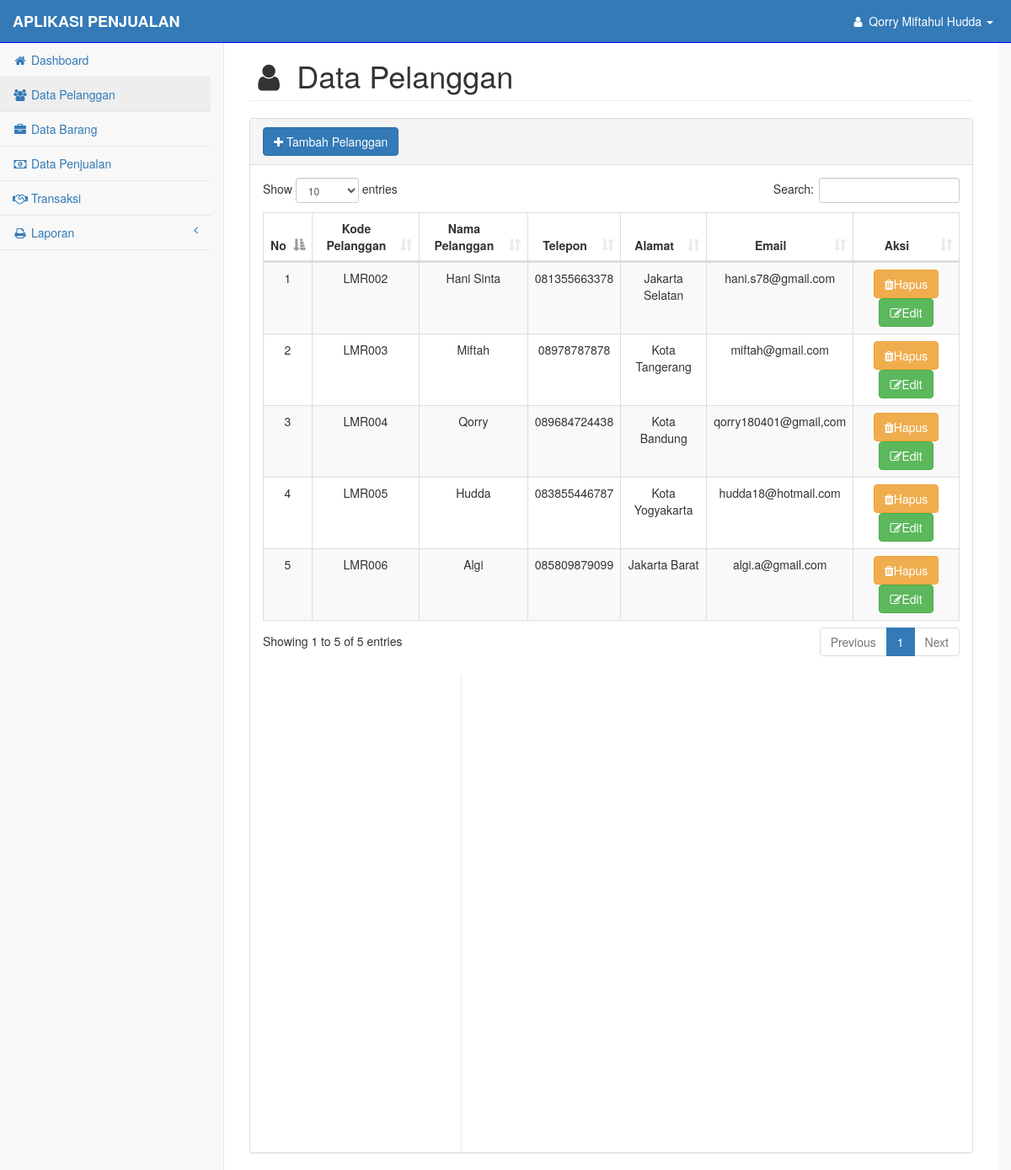
/pages/pelanggan.php (signed in), run on the app's committed database.
### tables this page shows
CREATE TABLE `user` (
  `kode_user` varchar(10) NOT NULL,
  `nama_user` varchar(35) NOT NULL,
  `username` varchar(35) NOT NULL,
  `password` varchar(200) NOT NULL
);

CREATE TABLE `pelanggan` (
  `kode_pelanggan` varchar(10) NOT NULL,
  `nama_pelanggan` varchar(35) NOT NULL,
  `telepon` varchar(15) NOT NULL,
  `alamat` varchar(50) NOT NULL,
  `email` varchar(35) NOT NULL
);

### pages/functions.php (called while the page is built, shortened)
<?php
$koneksi = mysqli_connect("localhost", "root", "" ,"penjualankacafilm");
function query($query){
    global $koneksi;
    $result= mysqli_query ($koneksi, $query);
    $rows=[];
    while ($row=mysqli_fetch_assoc($result)){
        $rows[]=$row;
    }
    return $rows;
}
?>

### pages/pelanggan.php (the view, shortened to what this page needs)
<?php
require 'functions.php';
$nama_user=query("SELECT * FROM user WHERE kode_user = '$_SESSION[kode_user]' ");
$pelanggan = query("SELECT * FROM pelanggan");
?>
<!DOCTYPE html>
<html lang="en">
    <head>
        <link href="../css/bootstrap.min.css" rel="stylesheet">
        <link href="../css/metisMenu.min.css" rel="stylesheet">
        <link href="../css/timeline.css" rel="stylesheet">
        <link href="../css/startmin.css" rel="stylesheet">
        <link href="../css/morris.css" rel="stylesheet">
         <link href="../css/dataTables/dataTables.bootstrap.css" rel="stylesheet">
        <link href="../css/dataTables/dataTables.responsive.css" rel="stylesheet">
        <link href="../css/font-awesome.min.css" rel="stylesheet" type="text/css">
    </head>
    <body>
        <div id="wrapper">
            <nav class="navbar navbar-inverse navbar-fixed-top" role="navigation" >
                <div class="navbar-header">
                    <a class="navbar-brand" style="color:white;" href="#">APLIKASI PENJUALAN</a>
                </div>
                <ul class="nav navbar-right navbar-top-links">
                    <li class="dropdown">
                        <a class="dropdown-toggle" data-toggle="dropdown" href="#" style="color:white;">
                            <i class="fa fa-user fa-fw"></i>
                            <?php foreach ($nama_user as $user) : ?>
                                <?php echo $user["nama_user"]; ?>
                                <?php endforeach; ?>
                            <b class="caret"></b>
                        </a>
                    </li>
                </ul>
                <div class="navbar-default sidebar" role="navigation">
                    <div class="sidebar-nav navbar-collapse">
                        <ul class="nav" id="side-menu">
                            <li>
                                <a href="index.php"><i class="fa fa-home fa-fw"></i> Dashboard</a>
                            </li>
                            <li>
                                <a href="pelanggan.php"><i class="fa fa-users fa-fw"></i> Data Pelanggan</a>
                            </li>
                            <li>
                                <a href="barang.php"><i class="fa fa-briefcase fa-fw"></i> Data Barang</a>
                            </li>
                            <li>
                                <a href="jual.php"><i class="fa fa-money fa-fw"></i> Data Penjualan</a>
                            </li>
                            <li>
                                <a href="transaksi.php"><i class="fa fa-handshake-o fa-fw"></i> Transaksi</a>
                            </li>
                            <li>
                                <a href="#"><i class="fa fa-print fa-fw"></i> Laporan<span class="fa arrow"></span></a>
                            </li>
                        </ul>
                    </div>
                </div>
            </nav>
            <div class="container-fluid">
                    <div id="page-wrapper">
                <div class="container-fluid">
                    <div class="row">
                        <div class="col-lg-12">
                            <h1 class="page-header"><i class="fa fa-user fa-fw"></i> Data Pelanggan</h1>
                        </div>
                    </div>
                    <div class="row">
                        <div class="col-lg-12">
                            <div class="panel panel-default">
                                <div class="panel-heading">
                                    <a href="pelanggan_tambah.php"><button type="button" class="btn btn-primary"><i class="fa fa-plus"></i> Tambah Pelanggan</button></a>
                                </div>
                                <div class="panel-body">
                                    <div class="table-responsive">
                                        <table class="table table-striped table-bordered table-hover" id="dataTables-example">
                                            <thead>
                                                <tr>
                                                    <th><div align="center">No</div></th>
                                                    <th><div align="center">Kode Pelanggan</div></th>
                                                    <th><div align="center">Nama Pelanggan</div></th>
                                                    <th><div align="center">Telepon</div></th>
                                                    <th><div align="center">Alamat</div></th>
                                                    <th><div align="center">Email</div></th>
                                                    <th><div align="center">Aksi</div></th>
                                                </tr>
                                            </thead>
                                            <?php $no = 1; ?>
                                            <?php foreach ($pelanggan as $row) : ?>
                                            <tr>
                                                <td align="center"><?php echo $no; ?></td>
                                                <td align="center"><?php echo $row["kode_pelanggan"]; ?> </td>
                                                <td align="center"><?php echo $row["nama_pelanggan"]; ?></td>
                                                <td align="center"><?php echo $row["telepon"]; ?></td>
                                                <td align="center"><?php echo $row["alamat"]; ?></td>
                                                <td align="center"><?php echo $row["email"]; ?></td>
                                                <td align="center">
                                                    <a href="pelanggan_hapus.php?kode_pelanggan=<?php echo $row["kode_pelanggan"]; ?>"
                                                    onclick="return confirm('Hapus Data Pelanggan');">
                                                    <button class="btn btn-warning">
                                                        <i class="fa fa-trash"></i>Hapus
                                                    </button>
                                                </a>
                                                <a href="pelanggan_edit.php?kode_pelanggan=<?php echo $row["kode_pelanggan"]; ?>" >
                                                    <button class="btn btn-success">
                                                        <i class="fa fa-edit"></i>Edit
                                                    </button>
                                                </a>
                                            </td>
                                            </tr>
                                            <?php $no++; ?>
                                            <?php endforeach; ?>
                                        </table>
                                    </div>
                                </div>
                                <div id="page-wrapper">
            </div>
    </body>
</html>

### css/startmin.css (style rules this page uses)
body { background-color: #f8f8f8; }
#wrapper { width: 100%; }
#page-wrapper { padding-top: 30px; min-height: 568px; background-color: #fff; }
@media (min-width:768px) { #page-wrapper { position: inherit; margin-left: 250px; padding: 30px 15px 0 15px; border-left: 1px solid #e7e7e7; } }
.navbar-header { float: left; }
.navbar-right { text-align: right; }
.navbar-top-links { margin: 0; }
.navbar-top-links li { display: inline-block; }
.navbar-top-links li:last-child { margin-right: 6px; }
.navbar-top-links li a { padding: 15px; min-height: 50px; }
.navbar-top-links>li>a { color: #999; }
.sidebar .sidebar-nav.navbar-collapse { padding-right: 0; padding-left: 0; }
.sidebar ul li { border-bottom: 1px solid #e7e7e7; }
.sidebar ul li a.active { background-color: #eee; }
.sidebar .arrow { float: right; }
.sidebar .fa.arrow:before { content: "\f104"; }
@media (min-width:768px) { .sidebar { z-index: 1; position: absolute; width: 250px; margin-top: 51px; } }
table.dataTable thead .sorting, table.dataTable thead .sorting_asc, table.dataTable thead .sorting_desc, table.dataTable thead .sorting_asc_disabled, table.dataTable thead .sorting_desc_disabled { background: 0 0; }
table.dataTable thead .sorting_asc:after { content: "\f0de"; float: right; font-family: fontawesome; }
table.dataTable thead .sorting:after { content: "\f0dc"; float: right; font-family: fontawesome; color: rgba(50,50,50,.5); }

### pages/pelanggan.php (style rules this page uses)
.navbar-inverse { background-color: #337ab7; border-color: blue; }
.navbar-header a { font-weight: bold; }

### data on the page
user: nama_user "Qorry Miftahul Hudda"
pelanggan: kode_pelanggan "LMR002", nama_pelanggan "Hani Sinta", telepon "081355663378", alamat "Jakarta Selatan", email "hani.s78@gmail.com"
pelanggan: kode_pelanggan "LMR003", nama_pelanggan "Miftah", telepon "08978787878", alamat "Kota Tangerang", email "miftah@gmail.com"
pelanggan: kode_pelanggan "LMR004", nama_pelanggan "Qorry", telepon "089684724438", alamat "Kota Bandung", email "qorry180401@gmail,com"
pelanggan: kode_pelanggan "LMR005", nama_pelanggan "Hudda", telepon "083855446787", alamat "Kota Yogyakarta", email "hudda18@hotmail.com"
pelanggan: kode_pelanggan "LMR006", nama_pelanggan "Algi", telepon "085809879099", alamat "Jakarta Barat", email "algi.a@gmail.com"
